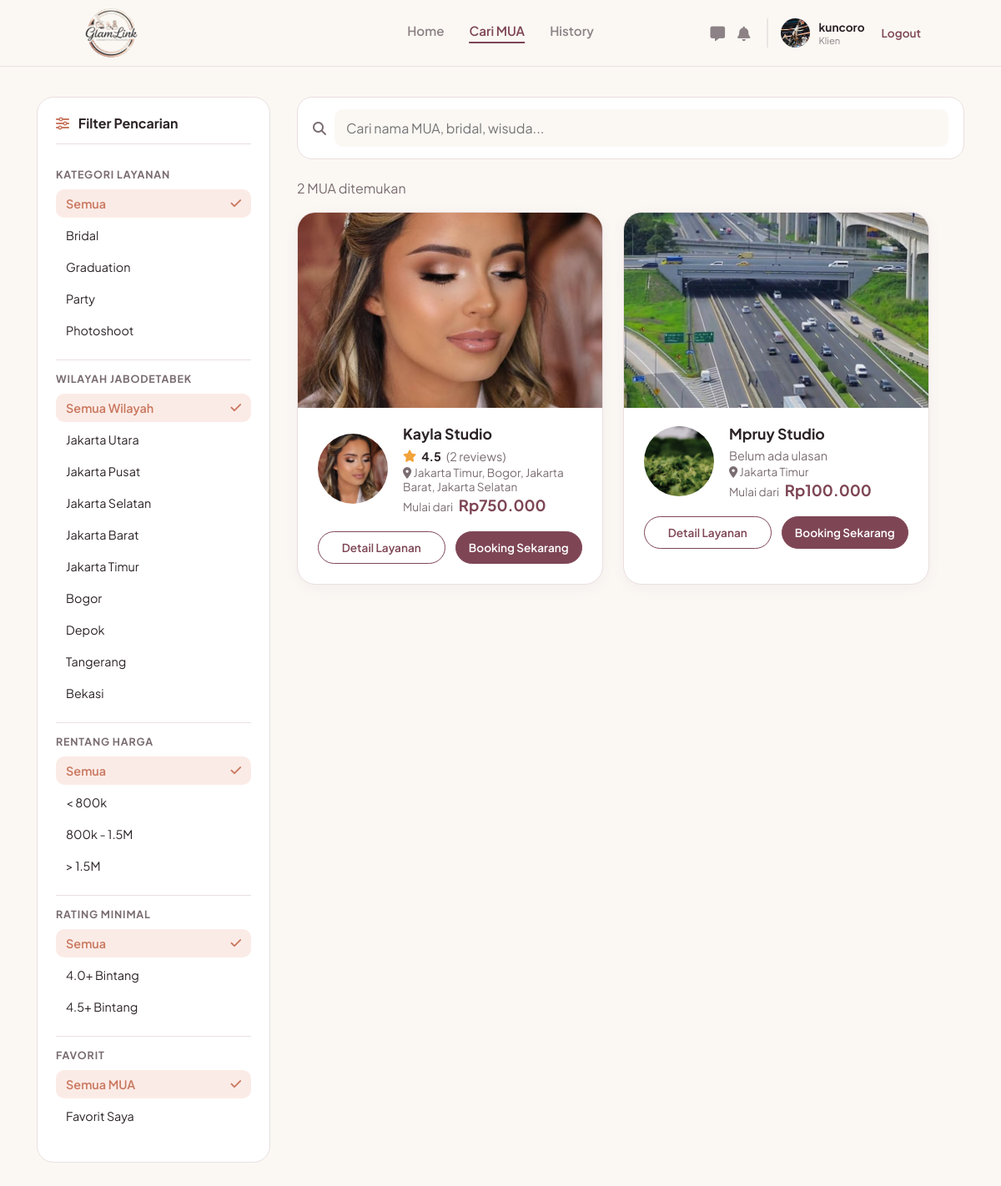
The page /klien/cari.php (signed in) on the database its author committed.
### tables this page shows
CREATE TABLE `users` (
  `id_user` int(11) NOT NULL,
  `nama` varchar(100) NOT NULL,
  `email` varchar(100) NOT NULL,
  `nomor_telepon` varchar(20) DEFAULT NULL,
  `nama_brand` varchar(150) DEFAULT NULL,
  `bio` text DEFAULT NULL,
  `lokasi` varchar(150) DEFAULT NULL,
  `foto_profil` varchar(255) DEFAULT NULL,
  `password` varchar(255) NOT NULL,
  `role` enum('mua','pelanggan','admin') NOT NULL,
  `dibuat_pada` timestamp NOT NULL DEFAULT current_timestamp(),
  `status_verifikasi` enum('pending','approved','rejected') NOT NULL DEFAULT 'approved',
  `alasan_tolak` varchar(255) DEFAULT NULL
);

### includes/klien.php (the view, shortened to what this page needs)
<?php
require_once __DIR__ . '/../koneksi.php';
function q($sql, $params = []) {
    global $koneksi;
    $st = $koneksi->prepare($sql);
    if ($params) { $st->bind_param(str_repeat('s', count($params)), ...$params); }
    $st->execute();
    $r = $st->get_result();
    return $r ? $r->fetch_all(MYSQLI_ASSOC) : [];
}
function e($v)      { return htmlspecialchars((string)$v, ENT_QUOTES); }
function rupiah($n) { return 'Rp' . number_format((float)$n, 0, ',', '.'); }
function foto($file, $kelas = '', $ikon = 'fa-user') {
    $f = basename((string)$file);
    if ($f !== '' && file_exists(__DIR__ . '/../assets/img/' . $f)) {
        return '<img class="' . $kelas . '" src="../assets/img/' . e($f) . '" alt="">';
    }
    return '<div class="' . $kelas . ' foto-kosong"><i class="fa-solid ' . $ikon . '"></i></div>';
}
function daftar_mua($where = '', $params = [], $urut = 'rating DESC, selesai DESC, u.dibuat_pada DESC', $limit = 60) {
    $rows = q("SELECT u.id_user, u.nama_brand, u.lokasi, u.foto_profil,
                (SELECT foto FROM portfolios WHERE id_mua = u.id_user ORDER BY id_portfolio LIMIT 1) AS cover,
                (SELECT MIN(harga) FROM services WHERE id_mua = u.id_user) AS harga_min,
                (SELECT COUNT(*) FROM bookings WHERE id_mua = u.id_user AND status = 'selesai') AS selesai,
                (SELECT ROUND(AVG(rating), 1) FROM bookings WHERE id_mua = u.id_user AND rating > 0) AS rating,
                (SELECT COUNT(*) FROM bookings WHERE id_mua = u.id_user AND rating > 0) AS n_ulasan,
                (SELECT COUNT(*) FROM favorit f WHERE f.id_mua = u.id_user AND f.id_pelanggan = " . (int)($GLOBALS['id_klien'] ?? 0) . ") AS fav
              FROM users u
              WHERE u.role = 'mua' AND u.status_verifikasi = 'approved' $where
              ORDER BY $urut LIMIT " . (int)$limit, $params);
    foreach ($rows as &$m) {
        $m['kats'] = array_column(q("SELECT DISTINCT kategori FROM services WHERE id_mua = ? AND kategori <> ''", [$m['id_user']]), 'kategori');
    }
    return $rows;
}
function rating_teks($m) {
    if (empty($m['n_ulasan'])) return '<span class="rate muted small">Belum ada ulasan</span>';
    return '<span class="rate"><i class="fa-solid fa-star"></i> <b>' . number_format((float)$m['rating'], 1) . '</b> <span class="muted">(' . (int)$m['n_ulasan'] . ' reviews)</span></span>';
}
function kartu_cari($m, $tanggal = '') {
    $t = $tanggal ? '&tanggal=' . urlencode($tanggal) : '';
    $id = (int)$m['id_user'];
    echo '<article class="cari-card"><a class="cc-cover" href="mua.php?id=' . $id . $t . '">' . foto($m['cover'], '', 'fa-image') . (!empty($m['fav']) ? '<span class="fav-badge" title="Favorit Anda"><i class="fa-solid fa-heart"></i></span>' : '') . '</a><div class="cc-body"><div class="cc-row">';
    echo '<a href="mua.php?id=' . $id . $t . '">' . foto($m['foto_profil'], 'avatar lg') . '</a><div class="cc-info"><h3>' . e($m['nama_brand']) . '</h3>' . rating_teks($m);
    echo '<div class="muted small"><i class="fa-solid fa-location-dot"></i> ' . e($m['lokasi']) . '</div>';
    echo '<div class="cc-price"><span class="muted">Mulai dari</span> <b>' . ($m['harga_min'] ? rupiah($m['harga_min']) : '-') . '</b></div></div></div>';
    echo '<div class="cc-actions"><a class="kb-outline" href="mua.php?id=' . $id . '&tab=layanan' . $t . '">Detail Layanan</a><a class="kb-fill" href="booking.php?mua=' . $id . $t . '">Booking Sekarang</a></div></div></article>';
}
function head_klien($judul) {
    echo '<!DOCTYPE html><html lang="id"><head><meta charset="UTF-8"><meta name="viewport" content="width=device-width, initial-scale=1.0"><title>' . e($judul) . ' - GlamLink</title>
<link rel="stylesheet" href="https://cdnjs.cloudflare.com/ajax/libs/font-awesome/6.4.0/css/all.min.css">
<link href="https://fonts.googleapis.com/css2?family=Plus+Jakarta+Sans:wght@400;500;600;700&display=swap" rel="stylesheet">
<link rel="stylesheet" href="../assets/css/navbar.css"><link rel="stylesheet" href="../assets/css/klien.css"></head><body>';
}
function bottom_nav() {
    echo '<nav class="bottom-nav">';
    echo '</nav></body></html>';
}

### navbar.php (shortened to what this page needs)
<?php
$path_prefix = in_array(basename(dirname($_SERVER['PHP_SELF'])), ['mua', 'klien']) ? '../' : '';
$nav_logged_in = isset($_SESSION['status_login']) && $_SESSION['status_login'] == true;
$nav_role = isset($_SESSION['role']) ? $_SESSION['role'] : '';
if ($nav_logged_in && in_array($nav_role, ['mua', 'pelanggan']) && isset($koneksi)) {
    $id_mua_nav = $_SESSION['id_user'];
    $nav_query = mysqli_query($koneksi, "SELECT nama, nama_brand, foto_profil, status_verifikasi FROM users WHERE id_user = '$id_mua_nav'");
    $nav_profil = mysqli_fetch_assoc($nav_query);
}
?>
<header class="navbar">
    <div class="logo">
        <a href="<?php echo $path_prefix; ?>index.php">
            <img src="<?php echo $path_prefix; ?>assets/img/logo.png" alt="GlamLink">
        </a>
    </div>
    <?php if (!$nav_logged_in): ?>
        <div class="nav-links">
            <a href="<?php echo $path_prefix; ?>login.php" class="btn-text">Masuk</a>
            <a href="<?php echo $path_prefix; ?>login.php" class="btn-outline">Masuk Sebagai MUA</a>
            <a href="<?php echo $path_prefix; ?>register.php" class="btn-filled">Daftar</a>
        </div>
    <?php elseif ($nav_role == 'pelanggan'): ?>
        <?php $hal = basename($_SERVER['SCRIPT_NAME']); ?>
        <div class="nav-menu-mua">
            <a href="<?php echo $path_prefix; ?>klien/index.php" class="<?php echo $hal == 'index.php' ? 'active' : ''; ?>">Home</a>
            <a href="<?php echo $path_prefix; ?>klien/cari.php" class="<?php echo in_array($hal, ['cari.php', 'mua.php', 'booking.php']) ? 'active' : ''; ?>">Cari MUA</a>
            <a href="<?php echo $path_prefix; ?>klien/history.php" class="<?php echo $hal == 'history.php' ? 'active' : ''; ?>">History</a>
        </div>
        <div class="nav-profile-mua">
            <div class="nav-icons">
                <?php
                require_once __DIR__ . '/includes/chat.php';
                ?>
                <a href="<?php echo $path_prefix; ?>klien/chat.php" class="icon-btn" title="Chat">
                    <i class="fa-solid fa-message"></i>
                </a>
                <a href="<?php echo $path_prefix; ?>klien/notifikasi.php" class="icon-btn" title="Notifikasi">
                    <i class="fa-solid fa-bell"></i>
                </a>
            </div>
            <a href="<?php echo $path_prefix; ?>klien/profil.php" style="text-decoration:none;color:inherit;">
                <div class="profile-info">
                    <?php if (!empty($nav_profil['foto_profil']) && file_exists(__DIR__ . '/assets/img/' . basename($nav_profil['foto_profil']))): ?>
                        <img src="<?php echo $path_prefix; ?>assets/img/<?php echo htmlspecialchars(basename($nav_profil['foto_profil'])); ?>" alt="Profile">
                    <?php else: ?>
                        <div style="width:35px;height:35px;background:#e0d8da;border-radius:50%;display:flex;align-items:center;justify-content:center;color:#fff;font-size:0.8rem;"><i class="fa-solid fa-user"></i></div>
                    <?php endif; ?>
                    <div class="profile-text">
                        <span class="brand-name"><?php echo htmlspecialchars($nav_profil['nama'] ?? 'Klien'); ?></span>
                        <span class="role-text">Klien</span>
                    </div>
                </div>
            </a>
            <a href="<?php echo $path_prefix; ?>logout.php" class="logout-link">Logout</a>
        </div>
    <?php endif; ?>
</header>

### klien/cari.php (shortened to what this page needs)
<?php
require __DIR__ . '/../includes/klien.php';
$f = [
    'q'        => trim($_GET['q'] ?? ''),
    'kategori' => in_array($_GET['kategori'] ?? '', KATEGORI_LAYANAN, true) ? $_GET['kategori'] : '',
    'wilayah'  => in_array($_GET['wilayah'] ?? '', WILAYAH, true) ? $_GET['wilayah'] : '',
    'harga'    => in_array($_GET['harga'] ?? '', ['rendah', 'sedang', 'tinggi'], true) ? $_GET['harga'] : '',
    'rating'   => in_array($_GET['rating'] ?? '', ['4', '4.5'], true) ? $_GET['rating'] : '',
    'fav'      => ($_GET['fav'] ?? '') === '1' ? '1' : '',
];
$w = ''; $p = [];
$hasil  = daftar_mua($w, $p);
function opsi($nama, $nilai, $label, $sekarang) {
    $on = ((string)$sekarang === (string)$nilai);
    return '<label class="opt' . ($on ? ' on' : '') . '"><input type="radio" name="' . $nama . '" value="' . e($nilai) . '"' . ($on ? ' checked' : '') . ' onchange="this.form.submit()"><span>' . e($label) . '</span>' . ($on ? '<i class="fa-solid fa-check"></i>' : '') . '</label>';
}
head_klien('Cari MUA');
include __DIR__ . '/../navbar.php';
?>
<main class="kl-wrap page-top">
    <form method="GET" class="cari-layout">
        <div>
            <aside class="filter-box">
                <h3><i class="fa-solid fa-sliders"></i> Filter Pencarian</h3>
                <div class="filter-group"><h4>Kategori Layanan</h4>
                    <?php echo opsi('kategori', '', 'Semua', $f['kategori']); foreach (KATEGORI_LAYANAN as $k) echo opsi('kategori', $k, $k, $f['kategori']); ?></div>
                <div class="filter-group"><h4>Wilayah Jabodetabek</h4>
                    <?php echo opsi('wilayah', '', 'Semua Wilayah', $f['wilayah']); foreach (WILAYAH as $k) echo opsi('wilayah', $k, $k, $f['wilayah']); ?></div>
                <div class="filter-group"><h4>Rentang Harga</h4>
                    <?php echo opsi('harga', '', 'Semua', $f['harga']) . opsi('harga', 'rendah', '< 800k', $f['harga']) . opsi('harga', 'sedang', '800k - 1.5M', $f['harga']) . opsi('harga', 'tinggi', '> 1.5M', $f['harga']); ?></div>
                <div class="filter-group"><h4>Rating Minimal</h4>
                    <?php echo opsi('rating', '', 'Semua', $f['rating']) . opsi('rating', '4', '4.0+ Bintang', $f['rating']) . opsi('rating', '4.5', '4.5+ Bintang', $f['rating']); ?></div>
                <div class="filter-group"><h4>Favorit</h4>
                    <?php echo opsi('fav', '', 'Semua MUA', $f['fav']) . opsi('fav', '1', 'Favorit Saya', $f['fav']); ?></div>
            </aside>
        </div>
        <section>
            <div class="search-bar"><i class="fa-solid fa-magnifying-glass"></i>
                <input type="search" name="q" value="<?php echo e($f['q']); ?>" placeholder="Cari nama MUA, bridal, wisuda..."></div>
            <p class="muted hasil-info"><?php echo count($hasil); ?> MUA ditemukan<?php echo $tgl ? ' &middot; tanggal acara ' . e(date('d/m/Y', strtotime($tgl))) : ''; ?></p>
            <div class="cari-grid"><?php foreach ($hasil as $m) kartu_cari($m, $tgl); ?></div>
        </section>
    </form>
</main>
<?php bottom_nav();

### assets/css/navbar.css (style rules this page uses)
:root { --gl-primary: #7E4655; --gl-primary-dark: #623642; --gl-soft: #f0e6e9; }
.navbar { position: fixed; inset: 0 0 auto 0; height: 80px; display: flex; align-items: center; justify-content: space-between; padding: 0 8%; background-color: #FBF8F4; border-bottom: 1px solid #eadfe0; box-sizing: border-box; z-index: 1000; font-family: 'Plus Jakarta Sans', sans-serif; }
.navbar .logo { display: flex; align-items: center; }
.navbar .logo img { display: block; height: 60px; width: auto; }
.nav-menu-mua { display: flex; gap: 30px; font-weight: 600; font-size: 0.95rem; position: absolute; left: 50%; transform: translateX(-50%); }
.nav-menu-mua a { text-decoration: none; color: #8c8286; transition: 0.3s; font-family: 'Plus Jakarta Sans', sans-serif; }
.nav-menu-mua a:hover, .nav-menu-mua a.active { color: var(--gl-primary); }
.nav-menu-mua a.active { border-bottom: 2px solid var(--gl-primary); padding-bottom: 4px; }
.nav-profile-mua { display: flex; align-items: center; gap: 20px; }
.nav-icons { display: flex; gap: 15px; }
.nav-icons .icon-btn { position: relative; color: #8c8286; font-size: 1.1rem; text-decoration: none; }
.profile-info { display: flex; align-items: center; gap: 10px; border-left: 2px solid #eae5e3; padding-left: 15px; }
.profile-info img { width: 35px; height: 35px; border-radius: 50%; object-fit: cover; }
.profile-text { display: flex; flex-direction: column; }
.profile-text .brand-name { font-weight: 700; color: #2b2326; font-size: 0.85rem; }
.profile-text .role-text { font-size: 0.7rem; color: #8c8286; }
.logout-link { color: var(--gl-primary); font-size: 0.85rem; text-decoration: none; font-weight: 600; }

### rows shown on the page
users: foto_profil (picture), nama "kuncoro"
users: shows a picture, nama_brand "Kayla Studio", rating "4.5", n_ulasan "2", lokasi "Jakarta Timur, Bogor, Jakarta Barat, Jakarta Selatan", harga_min "Rp750.000"
users: shows a picture, nama_brand "Mpruy Studio", shows "Belum ada ulasan", lokasi "Jakarta Timur", harga_min "Rp100.000"

### other values the page prints
$label "Semua Semua Wilayah Semua < 800k 800k - 1.5M > 1.5M Semua 4.0+ Bintang 4.5+ Bintang Semua MUA Favorit Saya"
$label "Bridal"
$label "Graduation"
$label "Party"
$label "Photoshoot"
$label "Jakarta Utara"
$label "Jakarta Pusat"
$label "Jakarta Selatan"
$label "Jakarta Barat"
$label "Jakarta Timur"
$label "Bogor"
$label "Depok"
$label "Tangerang"
$label "Bekasi"
count($hasil) "2"
